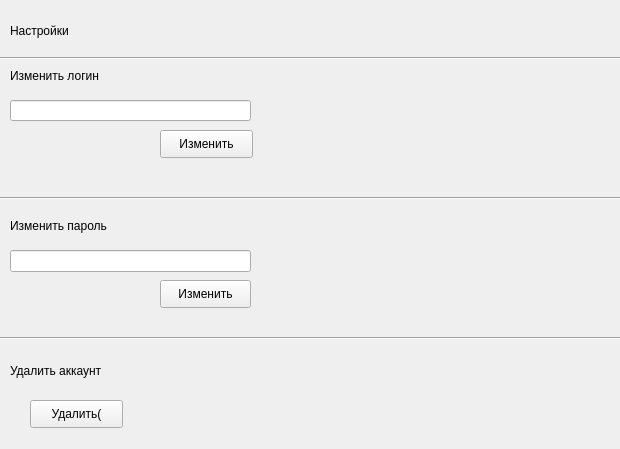
<?xml version="1.0" encoding="UTF-8"?>
<ui version="4.0">
 <class>Form</class>
 <widget class="QWidget" name="Form">
  <property name="geometry">
   <rect>
    <x>0</x>
    <y>0</y>
    <width>620</width>
    <height>449</height>
   </rect>
  </property>
  <property name="windowTitle">
   <string>Form</string>
  </property>
  <widget class="QLabel" name="label">
   <property name="geometry">
    <rect>
     <x>10</x>
     <y>10</y>
     <width>241</width>
     <height>41</height>
    </rect>
   </property>
   <property name="styleSheet">
    <string notr="true">font: 16pt &quot;Franklin Gothic Medium&quot;;
font: 20pt &quot;Franklin Gothic Medium&quot;;</string>
   </property>
   <property name="text">
    <string>Настройки</string>
   </property>
  </widget>
  <widget class="QLabel" name="label_2">
   <property name="geometry">
    <rect>
     <x>10</x>
     <y>60</y>
     <width>151</width>
     <height>31</height>
    </rect>
   </property>
   <property name="styleSheet">
    <string notr="true">font: 12pt &quot;Franklin Gothic Medium&quot;;</string>
   </property>
   <property name="text">
    <string>Изменить логин</string>
   </property>
  </widget>
  <widget class="Line" name="line">
   <property name="geometry">
    <rect>
     <x>0</x>
     <y>50</y>
     <width>621</width>
     <height>16</height>
    </rect>
   </property>
   <property name="orientation">
    <enum>Qt::Horizontal</enum>
   </property>
  </widget>
  <widget class="QLineEdit" name="lineEdit">
   <property name="geometry">
    <rect>
     <x>10</x>
     <y>100</y>
     <width>241</width>
     <height>21</height>
    </rect>
   </property>
   <property name="inputMask">
    <string/>
   </property>
  </widget>
  <widget class="QPushButton" name="pushButton">
   <property name="geometry">
    <rect>
     <x>160</x>
     <y>130</y>
     <width>93</width>
     <height>28</height>
    </rect>
   </property>
   <property name="text">
    <string>Изменить</string>
   </property>
  </widget>
  <widget class="QLabel" name="label_3">
   <property name="geometry">
    <rect>
     <x>10</x>
     <y>130</y>
     <width>151</width>
     <height>21</height>
    </rect>
   </property>
   <property name="text">
    <string/>
   </property>
  </widget>
  <widget class="Line" name="line_2">
   <property name="geometry">
    <rect>
     <x>0</x>
     <y>190</y>
     <width>621</width>
     <height>16</height>
    </rect>
   </property>
   <property name="orientation">
    <enum>Qt::Horizontal</enum>
   </property>
  </widget>
  <widget class="QLabel" name="label_4">
   <property name="geometry">
    <rect>
     <x>10</x>
     <y>210</y>
     <width>161</width>
     <height>31</height>
    </rect>
   </property>
   <property name="styleSheet">
    <string notr="true">font: 12pt &quot;Franklin Gothic Medium&quot;;</string>
   </property>
   <property name="text">
    <string>Изменить пароль</string>
   </property>
  </widget>
  <widget class="QLineEdit" name="lineEdit_2">
   <property name="geometry">
    <rect>
     <x>10</x>
     <y>250</y>
     <width>241</width>
     <height>22</height>
    </rect>
   </property>
   <property name="inputMask">
    <string/>
   </property>
  </widget>
  <widget class="QLabel" name="label_5">
   <property name="geometry">
    <rect>
     <x>10</x>
     <y>285</y>
     <width>151</width>
     <height>21</height>
    </rect>
   </property>
   <property name="text">
    <string/>
   </property>
  </widget>
  <widget class="QPushButton" name="pushButton_2">
   <property name="geometry">
    <rect>
     <x>160</x>
     <y>280</y>
     <width>91</width>
     <height>28</height>
    </rect>
   </property>
   <property name="text">
    <string>Изменить</string>
   </property>
  </widget>
  <widget class="Line" name="line_3">
   <property name="geometry">
    <rect>
     <x>0</x>
     <y>330</y>
     <width>621</width>
     <height>16</height>
    </rect>
   </property>
   <property name="orientation">
    <enum>Qt::Horizontal</enum>
   </property>
  </widget>
  <widget class="QLabel" name="label_6">
   <property name="geometry">
    <rect>
     <x>10</x>
     <y>350</y>
     <width>271</width>
     <height>41</height>
    </rect>
   </property>
   <property name="styleSheet">
    <string notr="true">font: 16pt &quot;Franklin Gothic Medium&quot;;</string>
   </property>
   <property name="text">
    <string>Удалить аккаунт</string>
   </property>
  </widget>
  <widget class="QPushButton" name="pushButton_3">
   <property name="geometry">
    <rect>
     <x>30</x>
     <y>400</y>
     <width>93</width>
     <height>28</height>
    </rect>
   </property>
   <property name="text">
    <string>Удалить(</string>
   </property>
  </widget>
 </widget>
 <resources/>
 <connections/>
</ui>
